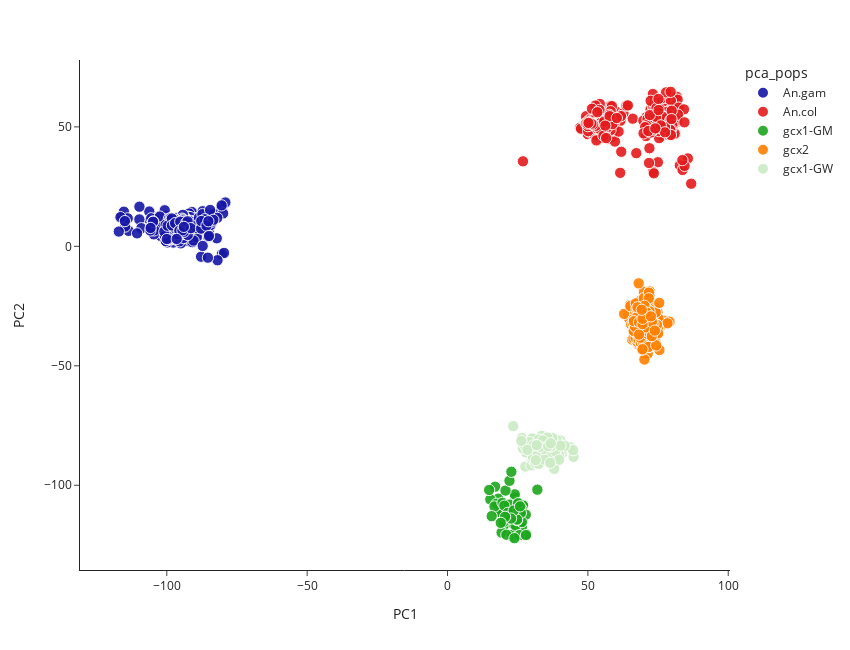

Here is the notebook cell this chart was saved with:
### Code cell
plot_coords(data, x='PC1', y='PC2',
            color='pca_pops', color_map=species_color_map, slug = 'pca',
            show=True)

### Figure 1 — Plotly figure (JSON) as saved in the notebook; plotly's stock layout.template omitted (floating-point values rounded to 4 significant figures; data arrays with more than 128 entries replaced by an {"elided": "..."} marker saying what was removed)
{"data": [{"customdata": {"elided": "449x1 str values"}, "hovertemplate": "<b>%{hovertext}</b><br><br>pca_pops=%{customdata[0]}<br>PC1=%{x}<br>PC2=%{y}<br>size=%{marker.size}<extra></extra>", "hovertext": {"elided": "449 str values"}, "legendgroup": "An.gam", "marker": {"color": "#1616A7", "opacity": 0.9, "size": {"elided": "449 int values"}, "sizemode": "area", "sizeref": 0.125, "symbol": "circle"}, "mode": "markers", "name": "An.gam", "orientation": "v", "showlegend": true, "type": "scatter", "x": {"elided": "449 float values"}, "xaxis": "x", "y": {"elided": "449 float values"}, "yaxis": "y"}, {"customdata": {"elided": "374x1 str values"}, "hovertemplate": "<b>%{hovertext}</b><br><br>pca_pops=%{customdata[0]}<br>PC1=%{x}<br>PC2=%{y}<br>size=%{marker.size}<extra></extra>", "hovertext": {"elided": "374 str values"}, "legendgroup": "An.col", "marker": {"color": "rgb(228,26,28)", "opacity": 0.9, "size": {"elided": "374 int values"}, "sizemode": "area", "sizeref": 0.125, "symbol": "circle"}, "mode": "markers", "name": "An.col", "orientation": "v", "showlegend": true, "type": "scatter", "x": {"elided": "374 float values"}, "xaxis": "x", "y": {"elided": "374 float values"}, "yaxis": "y"}, {"customdata": [["gcx1-GM"], ["gcx1-GM"], ["gcx1-GM"], ["gcx1-GM"], ["gcx1-GM"], ["gcx1-GM"], ["gcx1-GM"], ["gcx1-GM"], ["gcx1-GM"], ["gcx1-GM"], ["gcx1-GM"], ["gcx1-GM"], ["gcx1-GM"], ["gcx1-GM"], ["gcx1-GM"], ["gcx1-GM"], ["gcx1-GM"], ["gcx1-GM"], ["gcx1-GM"], ["gcx1-GM"], ["gcx1-GM"], ["gcx1-GM"], ["gcx1-GM"], ["gcx1-GM"], ["gcx1-GM"], ["gcx1-GM"], ["gcx1-GM"], ["gcx1-GM"], ["gcx1-GM"], ["gcx1-GM"], ["gcx1-GM"], ["gcx1-GM"], ["gcx1-GM"], ["gcx1-GM"], ["gcx1-GM"], ["gcx1-GM"], ["gcx1-GM"], ["gcx1-GM"], ["gcx1-GM"], ["gcx1-GM"], ["gcx1-GM"], ["gcx1-GM"], ["gcx1-GM"], ["gcx1-GM"], ["gcx1-GM"], ["gcx1-GM"], ["gcx1-GM"], ["gcx1-GM"], ["gcx1-GM"], ["gcx1-GM"], ["gcx1-GM"], ["gcx1-GM"], ["gcx1-GM"], ["gcx1-GM"], ["gcx1-GM"], ["gcx1-GM"], ["gcx1-GM"], ["gcx1-GM"], ["gcx1-GM"], ["gcx1-GM"], ["gcx1-GM"], ["gcx1-GM"], ["gcx1-GM"], ["gcx1-GM"], ["gcx1-GM"], ["gcx1-GM"], ["gcx1-GM"], ["gcx1-GM"], ["gcx1-GM"], ["gcx1-GM"], ["gcx1-GM"], ["gcx1-GM"], ["gcx1-GM"], ["gcx1-GM"], ["gcx1-GM"], ["gcx1-GM"], ["gcx1-GM"]], "hovertemplate": "<b>%{hovertext}</b><br><br>pca_pops=%{customdata[0]}<br>PC1=%{x}<br>PC2=%{y}<br>size=%{marker.size}<extra></extra>", "hovertext": ["AG0147-C", "AG0159-C", "AG0232-C", "AG0129-C", "AG0153-C", "AG0163-C", "AG0229-C", "AG0230-C", "AG0098-C", "AG0104-C", "AG0106-C", "AG0120-C", "AG0136-C", "AG0141-C", "AG0145-C", "AG0148-C", "AG0172-C", "AG0179-C", "AG0223-C", "AG0118-C", "AG0119-C", "AG0121-C", "AG0133-C", "AG0134-C", "AG0138-C", "AG0227-C", "AG0231-C", "AG0102-C", "AG0108-C", "AG0123-C", "AG0128-C", "AG0137-C", "AG0139-C", "AG0143-C", "AG0162-C", "AG0170-C", "AG0181-C", "AG0085-C", "AG0096-C", "AG0126-C", "AG0152-C", "AG0183-C", "AG0208-C", "AG0214-C", "AG0226-C", "AG0127-C", "AG0144-C", "AG0156-C", "AG0206-C", "AG0221-C", "AG0082-C", "AG0097-C", "AG0100-C", "AG0109-C", "AG0124-C", "AG0142-C", "AG0146-C", "AG0169-C", "AG0178-C", "AG0195-C", "AG0089-C", "AG0111-C", "AG0125-C", "AG0197-C", "AG0202-C", "AG0203-C", "AG0204-C", "AG0263-C", "AG0442-CW", "AG0445-CW", "AG0446-CW", "AG0448-CW", "AG0450-CW", "AG0454-CW", "AG0455-CW", "AG0456-CW", "AG0460-CW"], "legendgroup": "gcx1-GM", "marker": {"color": "#1CA71C", "opacity": 0.9, "size": [8, 8, 8, 8, 8, 8, 8, 8, 8, 8, 8, 8, 8, 8, 8, 8, 8, 8, 8, 8, 8, 8, 8, 8, 8, 8, 8, 8, 8, 8, 8, 8, 8, 8, 8, 8, 8, 8, 8, 8, 8, 8, 8, 8, 8, 8, 8, 8, 8, 8, 8, 8, 8, 8, 8, 8, 8, 8, 8, 8, 8, 8, 8, 8, 8, 8, 8, 8, 8, 8, 8, 8, 8, 8, 8, 8, 8], "sizemode": "area", "sizeref": 0.125, "symbol": "circle"}, "mode": "markers", "name": "gcx1-GM", "orientation": "v", "showlegend": true, "type": "scatter", "x": [24.66, 18.06, 23.92, 20.59, 32.01, 24.03, 15.24, 23.91, 21.49, 23.82, 22.73, 21.05, 22.03, 20.2, 22.99, 26.88, 21.16, 23.02, 25.03, 19.82, 16.94, 20.19, 18.37, 25.33, 18.39, 27.98, 26.84, 22.89, 22.0, 19.26, 23.42, 23.23, 19.5, 20.97, 24.52, 24.12, 24.8, 22.23, 26.48, 23.9, 22.65, 19.98, 20.94, 17.43, 25.31, 26.91, 16.73, 26.11, 24.24, 25.59, 15.73, 19.57, 23.96, 26.45, 27.88, 26.49, 21.25, 23.81, 22.1, 27.96, 21.91, 14.82, 20.25, 23.84, 24.75, 21.47, 26.12, 24.77, 20.66, 22.07, 25.13, 22.75, 23.58, 22.62, 20.5, 25.85, 18.97], "xaxis": "x", "y": [-108.2, -105.6, -109.4, -111.5, -101.8, -115.6, -105.9, -108.3, -113.0, -113.9, -114.4, -111.8, -109.4, -116.9, -121.4, -115.0, -111.1, -110.2, -107.1, -114.6, -100.6, -116.5, -111.1, -108.6, -111.2, -120.4, -108.2, -120.7, -112.0, -119.8, -116.2, -114.4, -107.9, -120.7, -108.1, -105.2, -107.0, -113.2, -117.4, -112.4, -110.3, -115.4, -113.2, -107.7, -111.1, -108.5, -108.9, -109.5, -116.9, -120.9, -112.9, -107.4, -103.8, -110.0, -112.3, -115.4, -109.1, -112.0, -112.0, -120.9, -108.1, -102.0, -108.5, -122.1, -114.6, -111.5, -111.6, -114.3, -102.2, -98.13, -107.5, -94.34, -110.6, -113.9, -113.2, -108.8, -115.7], "yaxis": "y"}, {"customdata": {"elided": "197x1 str values"}, "hovertemplate": "<b>%{hovertext}</b><br><br>pca_pops=%{customdata[0]}<br>PC1=%{x}<br>PC2=%{y}<br>size=%{marker.size}<extra></extra>", "hovertext": {"elided": "197 str values"}, "legendgroup": "gcx2", "marker": {"color": "rgb(255,127,0)", "opacity": 0.9, "size": {"elided": "197 int values"}, "sizemode": "area", "sizeref": 0.125, "symbol": "circle"}, "mode": "markers", "name": "gcx2", "orientation": "v", "showlegend": true, "type": "scatter", "x": {"elided": "197 float values"}, "xaxis": "x", "y": {"elided": "197 float values"}, "yaxis": "y"}, {"customdata": [["gcx1-GW"], ["gcx1-GW"], ["gcx1-GW"], ["gcx1-GW"], ["gcx1-GW"], ["gcx1-GW"], ["gcx1-GW"], ["gcx1-GW"], ["gcx1-GW"], ["gcx1-GW"], ["gcx1-GW"], ["gcx1-GW"], ["gcx1-GW"], ["gcx1-GW"], ["gcx1-GW"], ["gcx1-GW"], ["gcx1-GW"], ["gcx1-GW"], ["gcx1-GW"], ["gcx1-GW"], ["gcx1-GW"], ["gcx1-GW"], ["gcx1-GW"], ["gcx1-GW"], ["gcx1-GW"], ["gcx1-GW"], ["gcx1-GW"], ["gcx1-GW"], ["gcx1-GW"], ["gcx1-GW"], ["gcx1-GW"], ["gcx1-GW"], ["gcx1-GW"], ["gcx1-GW"], ["gcx1-GW"], ["gcx1-GW"], ["gcx1-GW"], ["gcx1-GW"], ["gcx1-GW"], ["gcx1-GW"], ["gcx1-GW"], ["gcx1-GW"], ["gcx1-GW"], ["gcx1-GW"], ["gcx1-GW"], ["gcx1-GW"], ["gcx1-GW"], ["gcx1-GW"], ["gcx1-GW"], ["gcx1-GW"], ["gcx1-GW"], ["gcx1-GW"], ["gcx1-GW"], ["gcx1-GW"], ["gcx1-GW"], ["gcx1-GW"], ["gcx1-GW"], ["gcx1-GW"], ["gcx1-GW"], ["gcx1-GW"], ["gcx1-GW"], ["gcx1-GW"], ["gcx1-GW"], ["gcx1-GW"], ["gcx1-GW"], ["gcx1-GW"], ["gcx1-GW"], ["gcx1-GW"], ["gcx1-GW"], ["gcx1-GW"], ["gcx1-GW"], ["gcx1-GW"], ["gcx1-GW"], ["gcx1-GW"], ["gcx1-GW"], ["gcx1-GW"], ["gcx1-GW"], ["gcx1-GW"], ["gcx1-GW"], ["gcx1-GW"], ["gcx1-GW"], ["gcx1-GW"], ["gcx1-GW"], ["gcx1-GW"], ["gcx1-GW"], ["gcx1-GW"], ["gcx1-GW"], ["gcx1-GW"], ["gcx1-GW"], ["gcx1-GW"], ["gcx1-GW"], ["gcx1-GW"], ["gcx1-GW"]], "hovertemplate": "<b>%{hovertext}</b><br><br>pca_pops=%{customdata[0]}<br>PC1=%{x}<br>PC2=%{y}<br>size=%{marker.size}<extra></extra>", "hovertext": ["AJ0023-C", "AJ0024-C", "AJ0032-C", "AJ0035-C", "AJ0036-C", "AJ0037-C", "AJ0039-C", "AJ0043-C", "AJ0044-C", "AJ0045-C", "AJ0047-C", "AJ0051-C", "AJ0052-C", "AJ0056-C", "AJ0059-C", "AJ0061-C", "AJ0063-C", "AJ0064-C", "AJ0066-C", "AJ0071-C", "AJ0072-C", "AJ0074-C", "AJ0075-C", "AJ0076-C", "AJ0077-C", "AJ0078-C", "AJ0079-C", "AJ0081-C", "AJ0084-C", "AJ0085-C", "AJ0086-C", "AJ0088-C", "AJ0090-C", "AJ0092-C", "AJ0093-C", "AJ0095-C", "AJ0096-C", "AJ0097-C", "AJ0098-C", "AJ0100-C", "AJ0102-C", "AJ0103-C", "AJ0105-C", "AJ0107-C", "AJ0109-C", "AJ0113-C", "AJ0115-C", "AJ0116-C", "AJ0099-C", "AJ0117-C", "AJ0070-Cx", "AJ0101-Cx", "AJ0128-C", "AJ0129-C", "AJ0130-C", "AJ0131-C", "AJ0132-C", "AJ0133-C", "AJ0134-C", "AJ0135-C", "AJ0136-C", "AJ0137-C", "AJ0138-C", "AJ0139-C", "AJ0140-C", "AJ0141-C", "AJ0142-C", "AJ0143-C", "AJ0144-C", "AJ0145-C", "AJ0146-C", "AJ0147-C", "AJ0148-C", "AJ0149-C", "AJ0150-C", "AJ0151-C", "AJ0152-C", "AJ0153-C", "AJ0154-C", "AJ0155-C", "AJ0156-C", "AJ0157-C", "AJ0158-C", "AJ0159-C", "AJ0161-C", "AJ0028-C", "AJ0038-C", "AJ0049-C", "AJ0060-C", "AJ0068-C", "AJ0080-C", "AJ0087-C", "AJ0119-C"], "legendgroup": "gcx1-GW", "marker": {"color": "rgb(204,235,197)", "opacity": 0.9, "size": [8, 8, 8, 8, 8, 8, 8, 8, 8, 8, 8, 8, 8, 8, 8, 8, 8, 8, 8, 8, 8, 8, 8, 8, 8, 8, 8, 8, 8, 8, 8, 8, 8, 8, 8, 8, 8, 8, 8, 8, 8, 8, 8, 8, 8, 8, 8, 8, 8, 8, 8, 8, 8, 8, 8, 8, 8, 8, 8, 8, 8, 8, 8, 8, 8, 8, 8, 8, 8, 8, 8, 8, 8, 8, 8, 8, 8, 8, 8, 8, 8, 8, 8, 8, 8, 8, 8, 8, 8, 8, 8, 8, 8], "sizemode": "area", "sizeref": 0.125, "symbol": "circle"}, "mode": "markers", "name": "gcx1-GW", "orientation": "v", "showlegend": true, "type": "scatter", "x": [28.62, 36.22, 38.72, 31.6, 30.63, 33.65, 26.51, 31.64, 31.05, 40.79, 28.09, 27.92, 43.68, 36.95, 38.92, 44.9, 27.72, 34.55, 33.38, 38.29, 30.19, 36.09, 27.42, 31.18, 35.83, 44.75, 40.81, 31.87, 40.21, 34.39, 30.58, 39.59, 35.51, 38.9, 34.72, 36.86, 29.86, 33.49, 32.11, 36.46, 30.23, 37.28, 37.31, 29.96, 32.58, 33.56, 30.22, 41.7, 31.27, 26.83, 32.51, 37.1, 38.24, 37.02, 37.51, 35.74, 34.13, 35.38, 38.04, 31.56, 33.64, 39.64, 30.48, 38.79, 32.53, 27.63, 36.82, 29.16, 38.01, 37.34, 36.56, 34.22, 34.12, 32.08, 38.42, 34.59, 23.41, 39.79, 31.44, 37.23, 30.62, 34.3, 35.56, 33.9, 32.9, 36.88, 36.58, 26.31, 35.84, 40.23, 28.44, 31.79, 36.76], "xaxis": "x", "y": [-87.1, -90.56, -87.99, -87.48, -89.87, -89.8, -80.23, -84.09, -82.74, -86.68, -86.37, -86.19, -84.05, -86.49, -82.71, -88.1, -92.18, -88.63, -84.59, -90.55, -80.68, -81.55, -83.48, -84.35, -87.99, -85.31, -85.16, -82.25, -81.21, -88.57, -87.32, -85.04, -83.99, -81.13, -86.33, -84.0, -91.69, -84.03, -83.01, -82.95, -89.15, -80.96, -83.08, -82.74, -86.99, -79.29, -80.42, -83.46, -90.7, -84.52, -91.04, -88.89, -86.37, -83.14, -89.82, -88.17, -87.94, -81.76, -87.33, -82.29, -86.1, -87.26, -88.35, -88.1, -80.89, -83.35, -86.51, -81.98, -93.13, -80.18, -88.15, -83.92, -84.35, -86.6, -85.8, -89.26, -75.26, -89.29, -89.48, -83.39, -83.36, -84.81, -80.02, -81.23, -83.9, -83.69, -90.62, -81.43, -83.59, -83.41, -85.18, -83.2, -82.41], "yaxis": "y"}], "layout": {"height": 650, "legend": {"itemsizing": "constant", "title": {"text": "pca_pops"}, "tracegroupgap": 0}, "margin": {"t": 60}, "width": 850, "xaxis": {"anchor": "y", "autorange": true, "domain": [0, 1], "range": [-131.0, 100.7], "title": {"text": "PC1"}, "type": "linear"}, "yaxis": {"anchor": "x", "autorange": true, "domain": [0, 1], "range": [-135.5, 77.99], "title": {"text": "PC2"}, "type": "linear"}}}
